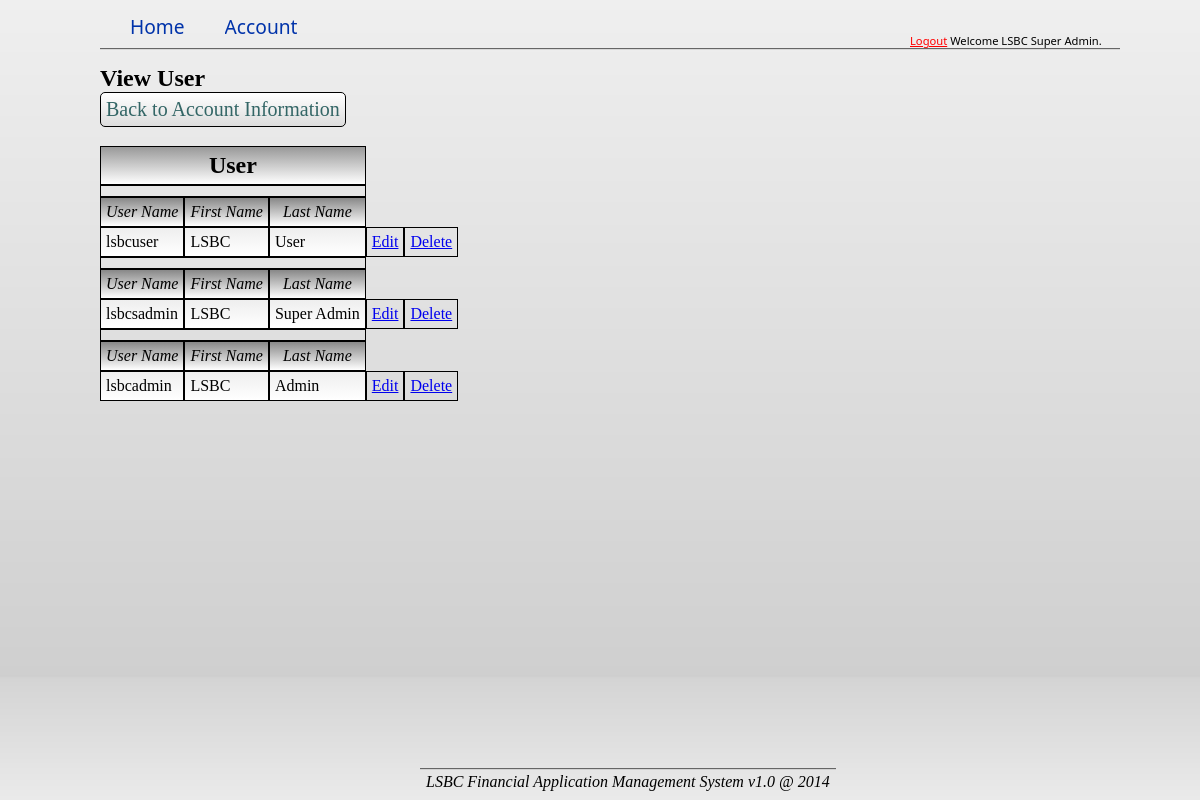
/webcode/viewUser.php (signed in), run on the app's committed database.
### tables this page shows
CREATE TABLE IF NOT EXISTS `systemuser` (
  `userID` int(255) NOT NULL AUTO_INCREMENT,
  `userName` varchar(30) NOT NULL,
  `password` varchar(40) NOT NULL,
  PRIMARY KEY (`userID`)
);

CREATE TABLE IF NOT EXISTS `systemuserdetails` (
  `userID` int(255) NOT NULL,
  `firstName` varchar(30) NOT NULL,
  `lastName` varchar(30) NOT NULL,
  PRIMARY KEY (`userID`)
);

### webcode/viewUser.php (the view, shortened to what this page needs)
<!DOCTYPE html PUBLIC "-//W3C//DTD XHTML 1.0 Transitional//EN" "http://www.w3.org/TR/xhtml1/DTD/xhtml1-transitional.dtd">
<html xmlns="http://www.w3.org/1999/xhtml">
<head>
<link rel="stylesheet" type="text/css" href="./../backend/cssstyle.css">
</head>
<body>
<?php
function displayUsers(){
	$command_info = "SELECT systemuser.userID, systemuser.userName, systemuserdetails.firstName, systemuserdetails.lastName
				FROM systemuser INNER JOIN systemuserdetails ON systemuser.userID = systemuserdetails.userID";
	$htmlcode = "";
	$result = $_SESSION['connection']->query($command_info);
	$htmlcode .= "<table class=\"generatedReport\">";
	$htmlcode .= "<tr><td colspan=\"3\" class=\"rowTitle1\">User</td></tr>";
	while($row = $result->fetch_assoc()){
		$htmlcode .= "<tr><td colspan=\"3\"></td></tr>";
		$htmlcode .= buildUserRow($row);
	}
	$htmlcode .= "</table>";
	echo $htmlcode;
}
function buildUserRow($row){
	$toreturn = "<tr>";
	$toreturn .= "<td class=\"rowTitle2\">User Name</td>";
	$toreturn .= "<td class=\"rowTitle2\">First Name</td>";
	$toreturn .= "<td class=\"rowTitle2\">Last Name</td>";
	$toreturn .= "</tr>";
	$toreturn .= "<td class=\"rowTitle4\">".$row["userName"]."</td>&nbsp;";
	$toreturn .= "<td class=\"rowTitle4\">".$row["firstName"]."</td>&nbsp;";
	$toreturn .= "<td class=\"rowTitle4\">".$row["lastName"]."</td>&nbsp;";
	$toreturn .= "<td><a href=\"./editUser.php?userID=".$row["userID"]."\">Edit</a></td>&nbsp;";
	$toreturn .= "<td><a href=\"#\"
		onclick=\"confirmUrlEvent('Confirm Delete?' , './deleteUser.php?userID=".$row["userID"]."');\"
		>Delete</a><br></td>&nbsp;";
	$toreturn .= "</tr>";
	return $toreturn;
}
?>
<div class="mainContainer">
	<div class="contentTop">
    	<div class="navBar">
       		<div class="navBarButton"><a href="./home.php">Home</a></div>
            <div class="navBarButton"><a href="./account.php">Account</a></div>
            <div class="navBarLogoAndName">
            <a style="color:red" href="#" onclick="confirmUrlEvent('Confirm Logout?','./logout.php');">Logout</a>
            Welcome <?php echo $_SESSION['firstName']." ".$_SESSION['lastName']; ?>.
            </div>
        </div>
    </div>
	<div class="contentMain">
    	<div class="pageTitle">View User</div>
    	<div class="linkButton"><a href="./account.php">Back to Account Information</a></div>
        <br/><br/>
		<?php displayUsers()?>
	</div>
	<div class="contentBtm">LSBC Financial Application Management System v1.0 @ 2014</div>
</div>
</body>

### backend/cssstyle.css (style rules this page uses)
body { background-image:url(./media/bg.jpg); background-position:center center; background-size:cover; background-repeat:no-repeat; background-attachment:fixed; font-family:Calibri, Times, serif; }
.mainContainer { top:0px; left:0px; width:100%; min-width:1000px; min-height:400%; overflow:hidden; position:absolute; margin-left:auto; margin-right:auto; overflow:visible; position:relative; }
.contentTop { width:80%; min-width:1000px; margin-left:auto; margin-right:auto; margin-bottom:0.5%; margin-top:0%; position:relative; }
.contentMain { width:80%; min-width:1000px; min-height:80%; margin-left:auto; margin-right:auto; margin-bottom:0.5%; color:black; padding:0.5%; overflow:visible; position:relative; }
.contentBtm { height:5%; margin-bottom:1%; text-align:center; background-image:url(./media/navBarBtm.png); background-position:top; background-repeat:repeat-x; padding-top:5px; padding-left:0.5%; padding-right:0.5%; font-style:oblique; overflow:hidden; position:fixed; top:96%; left:35%; }
.navBar { width:100%; height:90%; margin-left:auto; margin-right:auto; margin-top:0px; overflow:hidden; padding-bottom:5px; background-image:url(./media/navBarBtm.png); background-position:bottom; background-repeat:repeat-x; padding-left:1%; padding-right:1%; }
.navBarButton { height:100%; margin-left:2%; margin-right:2%; float:left; text-align:center; padding-top:0.5%; position:relative; overflow:hidden; font-size:120%; font-family:Segoe UI; }
.navBarButton a { text-decoration:none; color:#03A; }
.navBarLogoAndName { height:100%; width:20%; float:right; text-align:left; position:relative; overflow:hidden; font-size:70%; font-family:Segoe UI; padding-top:2.5%; }
.linkButton { padding:0.5%; border:1px groove black; border-radius:5px; float:left; margin-right:0.5%; background:linear-gradient(white,#DDD); }
.linkButton a { font-size:125%; text-decoration:none; color:#366; }
.pageTitle { font-size:150%; font-weight:bold; text-decoration:blink; }
table.generatedReport { border-spacing:0px; }
table.generatedReport tr td { border:1px solid black; border-spacing:0px; padding:5px; }
td.rowTitle1 { text-align:center; background:linear-gradient(#999,white); font-size:150%; font-weight:bold; }
td.rowTitle2 { text-align:center; font-style:oblique; background:linear-gradient(#888,white); }
td.rowTitle4 { background:linear-gradient(#EEE,white); }

### data on the page
systemuser: userName "lsbcuser", systemuserdetails.firstName "LSBC", systemuserdetails.lastName "User"
systemuser: userName "lsbcsadmin", systemuserdetails.firstName "LSBC", systemuserdetails.lastName "Super Admin"
systemuser: userName "lsbcadmin", systemuserdetails.firstName "LSBC", systemuserdetails.lastName "Admin"

### other printed values
$_SESSION['firstName'] "LSBC"
$_SESSION['lastName'] "Super Admin"
